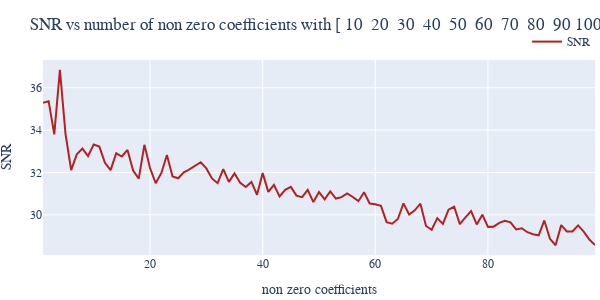

The cell this chart's notebook holds for it:
### Code cell
plot_line(x=n_coefs, y=n_coefs_snr, title=f'SNR vs number of non zero coefficients with {K} atoms', x_axes_title='non zero coefficients', y_axes_title='SNR', name='SNR')
